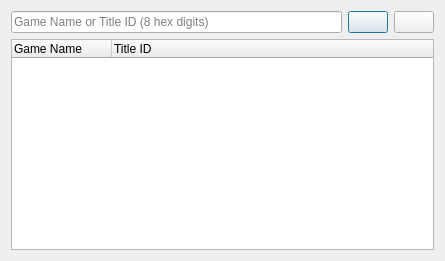
<?xml version="1.0" encoding="UTF-8"?>
<ui version="4.0">
 <class>TitleIdFinderDialog</class>
 <widget class="QDialog" name="TitleIdFinderDialog">
  <property name="geometry">
   <rect>
    <x>0</x>
    <y>0</y>
    <width>445</width>
    <height>261</height>
   </rect>
  </property>
  <property name="minimumSize">
   <size>
    <width>438</width>
    <height>260</height>
   </size>
  </property>
  <property name="windowTitle">
   <string>Title ID Finder</string>
  </property>
  <property name="windowIcon">
   <iconset resource="Resources.qrc">
    <normaloff>:/Images/Leaner24.png</normaloff>:/Images/Leaner24.png</iconset>
  </property>
  <layout class="QVBoxLayout" name="verticalLayout">
   <item>
    <layout class="QHBoxLayout" name="horizontalLayout" stretch="9,0,0">
     <item>
      <widget class="QLineEdit" name="lineEdit">
       <property name="placeholderText">
        <string>Game Name or Title ID (8 hex digits)</string>
       </property>
      </widget>
     </item>
     <item>
      <widget class="QPushButton" name="pushButton">
       <property name="toolTip">
        <string>Search for title by name or ID</string>
       </property>
       <property name="text">
        <string/>
       </property>
       <property name="icon">
        <iconset resource="Resources.qrc">
         <normaloff>:/Images/go.png</normaloff>:/Images/go.png</iconset>
       </property>
       <property name="iconSize">
        <size>
         <width>17</width>
         <height>17</height>
        </size>
       </property>
      </widget>
     </item>
     <item>
      <widget class="QPushButton" name="clearButton">
       <property name="toolTip">
        <string>Clear search and results</string>
       </property>
       <property name="text">
        <string/>
       </property>
       <property name="icon">
        <iconset resource="Resources.qrc">
         <normaloff>:/Images/delete.png</normaloff>:/Images/delete.png</iconset>
       </property>
       <property name="iconSize">
        <size>
         <width>17</width>
         <height>17</height>
        </size>
       </property>
      </widget>
     </item>
    </layout>
   </item>
   <item>
    <widget class="QTreeWidget" name="treeWidget">
     <property name="editTriggers">
      <set>QAbstractItemView::NoEditTriggers</set>
     </property>
     <property name="dragDropMode">
      <enum>QAbstractItemView::NoDragDrop</enum>
     </property>
     <property name="alternatingRowColors">
      <bool>true</bool>
     </property>
     <column>
      <property name="text">
       <string>Game Name</string>
      </property>
     </column>
     <column>
      <property name="text">
       <string>Title ID</string>
      </property>
     </column>
    </widget>
   </item>
  </layout>
 </widget>
 <resources>
  <include location="Resources.qrc"/>
 </resources>
 <connections/>
</ui>
